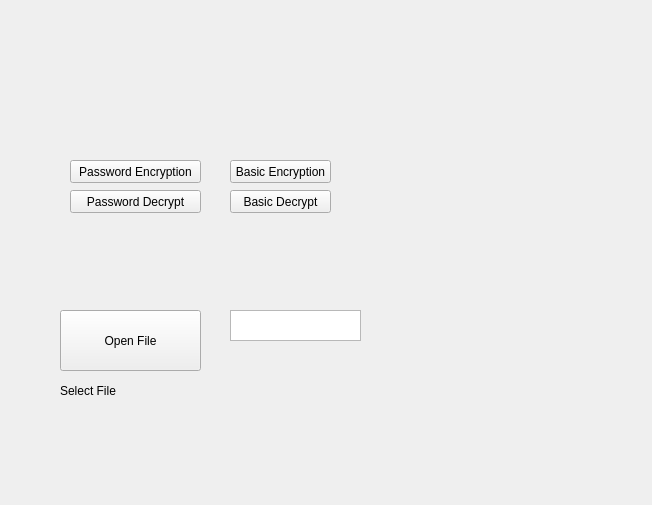
<?xml version="1.0" encoding="UTF-8"?>
<ui version="4.0">
 <class>MainWindow</class>
 <widget class="QMainWindow" name="MainWindow">
  <property name="geometry">
   <rect>
    <x>0</x>
    <y>0</y>
    <width>652</width>
    <height>505</height>
   </rect>
  </property>
  <property name="windowTitle">
   <string>MainWindow</string>
  </property>
  <widget class="QWidget" name="centralwidget">
   <widget class="QPushButton" name="b_encrypt_btn">
    <property name="geometry">
     <rect>
      <x>230</x>
      <y>160</y>
      <width>101</width>
      <height>23</height>
     </rect>
    </property>
    <property name="text">
     <string>Basic Encryption</string>
    </property>
   </widget>
   <widget class="QPushButton" name="b_decrypt_btn">
    <property name="geometry">
     <rect>
      <x>230</x>
      <y>190</y>
      <width>101</width>
      <height>23</height>
     </rect>
    </property>
    <property name="text">
     <string>Basic Decrypt</string>
    </property>
   </widget>
   <widget class="QPushButton" name="psw_encrypt_btn">
    <property name="geometry">
     <rect>
      <x>70</x>
      <y>160</y>
      <width>131</width>
      <height>23</height>
     </rect>
    </property>
    <property name="text">
     <string>Password Encryption</string>
    </property>
   </widget>
   <widget class="QPushButton" name="psw_decrypt_btn">
    <property name="geometry">
     <rect>
      <x>70</x>
      <y>190</y>
      <width>131</width>
      <height>23</height>
     </rect>
    </property>
    <property name="text">
     <string>Password Decrypt</string>
    </property>
   </widget>
   <widget class="QPushButton" name="file_btn">
    <property name="geometry">
     <rect>
      <x>60</x>
      <y>310</y>
      <width>141</width>
      <height>61</height>
     </rect>
    </property>
    <property name="text">
     <string>Open File</string>
    </property>
   </widget>
   <widget class="QLabel" name="label">
    <property name="geometry">
     <rect>
      <x>60</x>
      <y>380</y>
      <width>111</width>
      <height>21</height>
     </rect>
    </property>
    <property name="text">
     <string>Select File</string>
    </property>
   </widget>
   <widget class="QPlainTextEdit" name="psw_edit">
    <property name="geometry">
     <rect>
      <x>230</x>
      <y>310</y>
      <width>131</width>
      <height>31</height>
     </rect>
    </property>
   </widget>
  </widget>
 </widget>
 <resources/>
 <connections/>
</ui>
